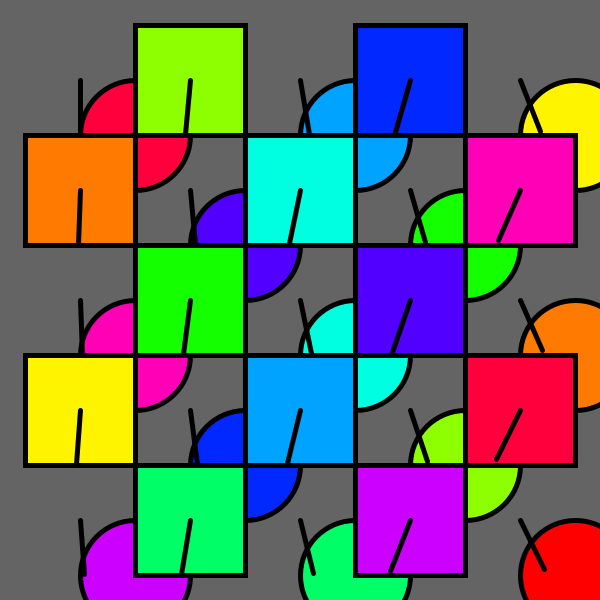
Frame 1 (no input)
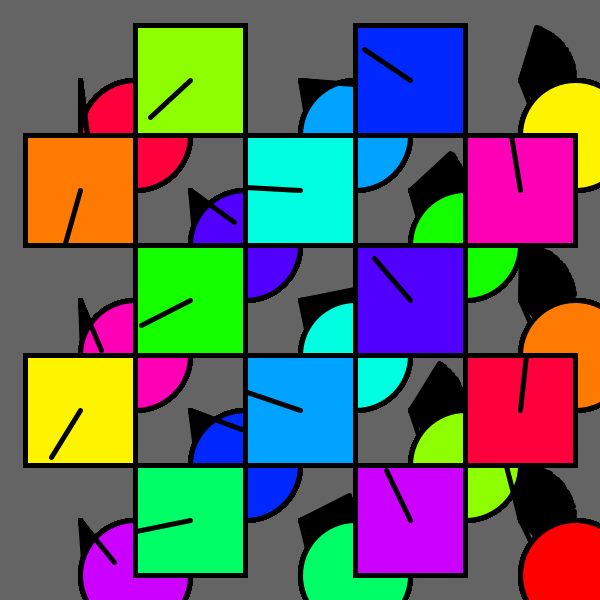
Frame 60 (the mouse pressed at the canvas centre just before this capture)
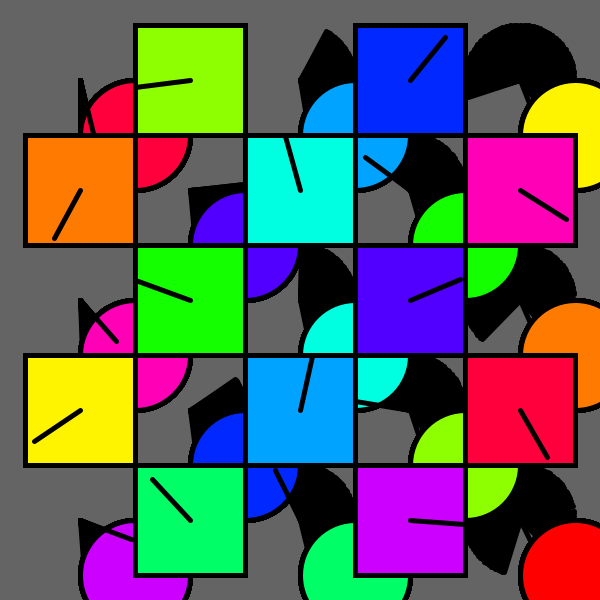
Frame 120 (the mouse held since frame 60 and released just before this capture)

The Processing sketch that drew these frames (run headless with seeded random() and noise(); from frame 60 on, the mouse is pressed at the canvas centre):

// Processing sketch: processing_153013
// ── processing_153013.pde

/*
 * Creative Coding
 * Week 2, 04 - Psycho Cloxx
 * 
 */
 
int circleNumber;

void setup() {
  size(600, 600);
  background(100);
  rectMode(CENTER);
  ellipseMode(CORNER);

  colorMode(HSB, 100);
  noStroke();
}


void draw() {
 // background(100);
  noStroke();

  int num = 5;
  int margin = 80;

  float gutter = 0; //distance between each cell
  float cellsize = ( width - (2 * margin) - gutter * (num - 1) ) / (num - 1);

  circleNumber = 0; // counter

  for (int i=0; i<num; i++) {
    for (int j=0; j<num; j++) {
      ++circleNumber;

      float tx = margin + cellsize * i + gutter * i;
      float ty = margin + cellsize * j + gutter * j;
      if (circleNumber % 2 == 0) {
        movingCircle2(tx, ty, cellsize, circleNumber * TWO_PI * millis() / 60000.0);
      } else {
        movingCircle(tx, ty, cellsize, circleNumber * TWO_PI * millis() / 60000.0);
      }
    }
  }
}


void movingCircle2(float x, float y, float size, float angle) {
  angle = TWO_PI - angle;
  // calculate endpoint of the line
  float tempX = x + (size / 2) * sin(angle);
  float tempY = y + (size / 2) * cos(angle);

  stroke(0);
  strokeWeight(5);
  fill(circleNumber * 4, 100, 100);
  rect(x, y, size, size); // rectangle

  stroke(100, 0, 0);
  line(x, y, tempX, tempY); // black line
}

void movingCircle(float x, float y, float size, float angle) {

  // calculate endpoint of the line
  float tempX = x + (size / 2) * sin(angle);
  float tempY = y + (size / 2) * cos(angle);

  stroke(0);
  strokeWeight(5);
  fill(100 - circleNumber * 4, 100, 100);
  ellipse(x, y, size, size); // circle

  stroke(100, 0, 0);
  line(x, y, tempX, tempY); // black line
}
